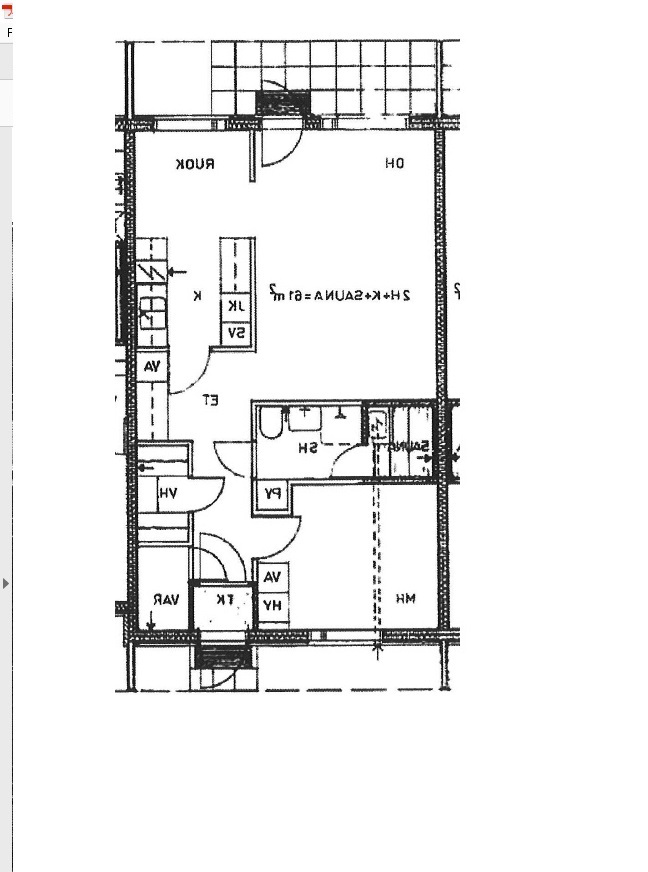
#> input picture Data_science/augmentation_results/img_comb/5_0_0_0.png, 648 x 872 px
$ python augmentation.py
#> lines starting #> are read from the running program, lines starting #| are printed output that depends on the picture; after the words box and inside, x2 and y2 are one past the last pixel; in counts of white or black regions, pixels touching at a corner belong together
import numpy as np
import cv2
import random
from random import randint
import albumentations as A
import glob
import os
from pathlib import Path


def bg_change(image, list_of_textures):
    '''
    Function for augmenting image by replacing the white background with a texture
    '''
    texture = random.choice(list_of_textures)
    angle = random.choice([0, 1, 2, 3])
    for _ in range(angle):
        texture = cv2.rotate(texture, cv2.ROTATE_90_CLOCKWISE)
    texture = cv2.resize(texture, (image.shape[1], image.shape[0]))

    tmp = cv2.cvtColor(image, cv2.COLOR_BGR2GRAY)
    _, alpha = cv2.threshold(tmp, 240, 255, cv2.THRESH_BINARY)

    image_new_bg = cv2.bitwise_and(texture, image, mask=alpha)
    return image_new_bg


# [102 lines left out: functions augmentation_watermarks, augmentation_axis, blur, pixelize, change_bc, not called in this run]


def noize(image, image2, list_of_textures):
    '''
    Function for augmenting image by adding noize
    '''
    if random.choice([1, 0, 0, 0, 0]) == 1:
        image = bg_change(image2, list_of_textures)
    if randint(1, 100) <= 10:
        image = augmentation_axis(image)
    if randint(1, 100) <= 10:
        image = augmentation_watermarks(image)
    transform = A.RandomRain(
        slant_lower=-10, slant_upper=10, drop_length=20,
        drop_width=2, drop_color=(200, 200, 200), blur_value=5,
        brightness_coefficient=1, rain_type='drizzle', always_apply=True, p=0.5)
    augmented_image = transform(image=image)['image']
    return augmented_image


# [6 lines left out: function invert_image, not called in this run]


def augment_image(
        image_path='./augmentation_results/img_comb/5_0_0_0.png',
        mask_path='./augmentation_results/mask_comb/5_0_0_0.png',
        out_path_img='./augmentation_results/augmented_images',
        out_path_mask='./augmentation_results/augmented_masks'):
    '''
    Function for augmenting image in random ways
    '''
#> called with out_path_img = './augmentation_results/augmented_images', out_path_mask = './augmentation_results/augmented_masks'
    image = cv2.imread(image_path)
#> image is the input picture: shape (872, 648, 3); mean B, G, R 237.9, 237.9, 238
    image = cv2.cvtColor(image, cv2.COLOR_BGR2RGB)
    mask = cv2.imread(mask_path)
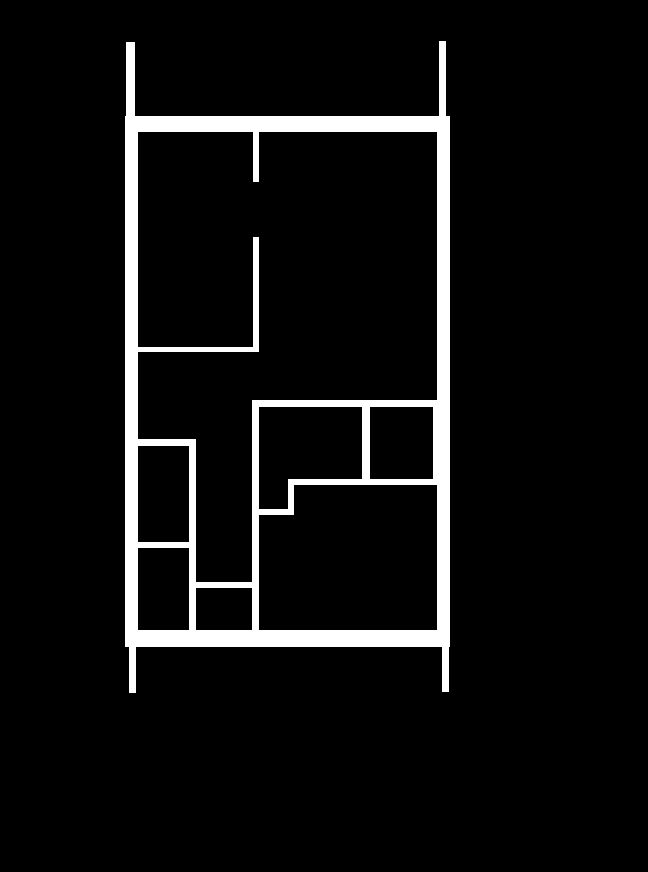
#> input picture Data_science/augmentation_results/mask_comb/5_0_0_0.png, 648 x 872 px
#> mask is the input picture: shape (872, 648, 3); 6.1% white; 1 white region, box (x1, y1, x2, y2) and area: (125, 41, 450, 693) 34370

    base_image_name = os.path.splitext(os.path.basename(image_path))[0]
    base_mask_name = os.path.splitext(os.path.basename(mask_path))[0]

    list_of_textures = []
    for filepath in glob.glob('./augmentation_results/textures/*.jpeg'):
        list_of_textures.append(cv2.imread(filepath))

    list_of_functions = [blur, pixelize, change_bc, noize, noize]
    list_of_functions = [blur, noize, change_bc]

    for i in range(4):
        image = cv2.rotate(image, cv2.ROTATE_90_CLOCKWISE)
        mask = cv2.rotate(mask, cv2.ROTATE_90_CLOCKWISE)
        image2 = image.copy()
        result = image.copy()
        if randint(1, 100) <= 1:
            result = invert_image(result)
            pass
        else:
            result = random.choice(list_of_functions)(result, image2, list_of_textures)
        image_name = os.path.join(out_path_img, f'{base_image_name}_{i}_.png')
        mask_name = os.path.join(out_path_mask, f'{base_mask_name}_{i}_.png')
        cv2.imwrite(image_name, result)
        cv2.imwrite(mask_name, mask)
#> this loop made 1 pass
#> pass 1, in augment_image, `image = cv2.rotate(image, cv2.ROTATE_90_CLOCKWISE)`:
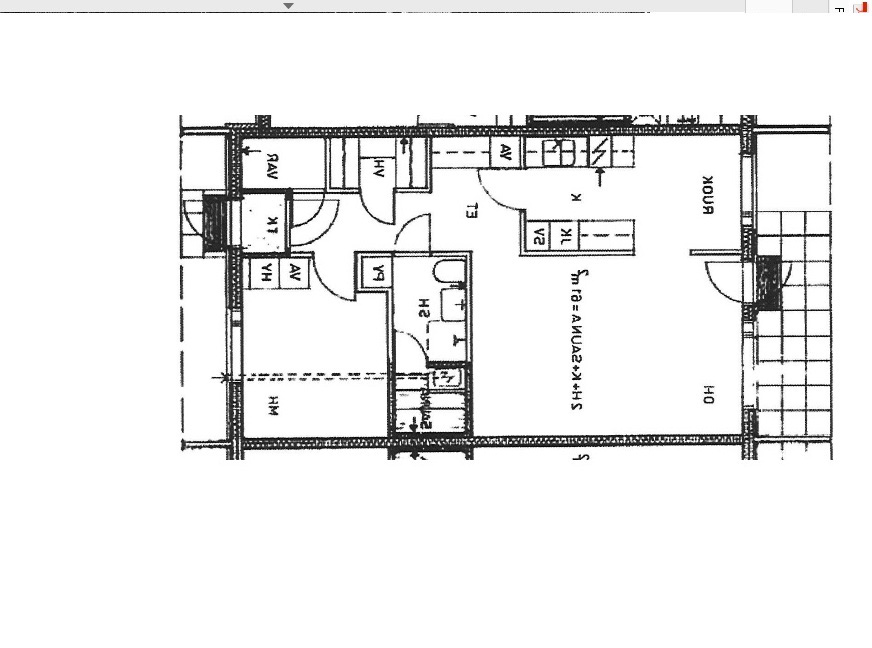
#> image: shape (648, 872, 3); mean R, G, B 238, 237.9, 237.9
#> pass 1, in augment_image, `mask = cv2.rotate(mask, cv2.ROTATE_90_CLOCKWISE)`:
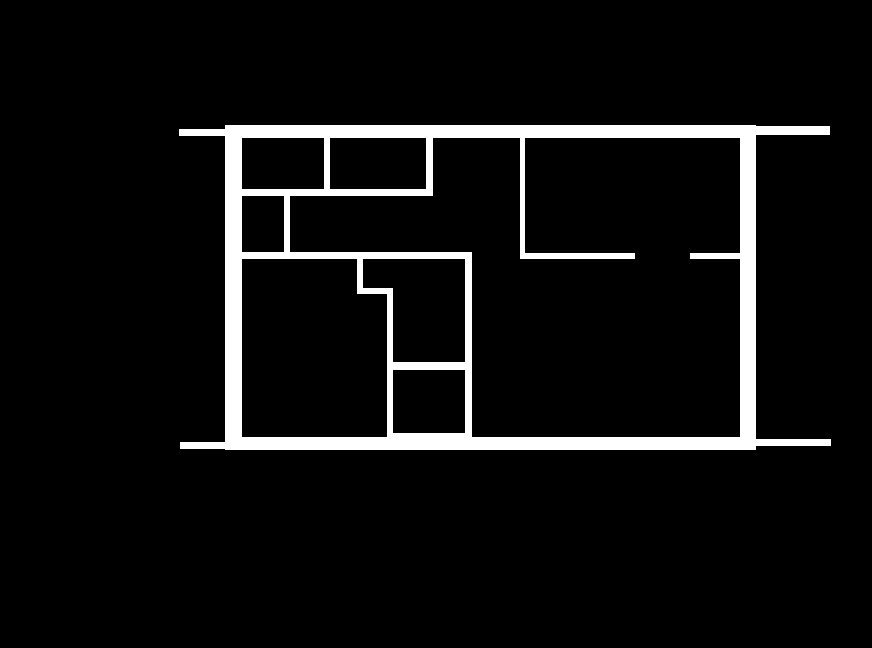
#> mask: shape (648, 872, 3); 6.1% white; 1 white region, box (x1, y1, x2, y2) and area: (179, 125, 831, 450) 34370


# [86 lines left out: functions augment_image_rotation, texture_to_img, not called in this run]

if __name__ == '__main__':
#> (the run stopped early here; a loop or call above may not have finished)
